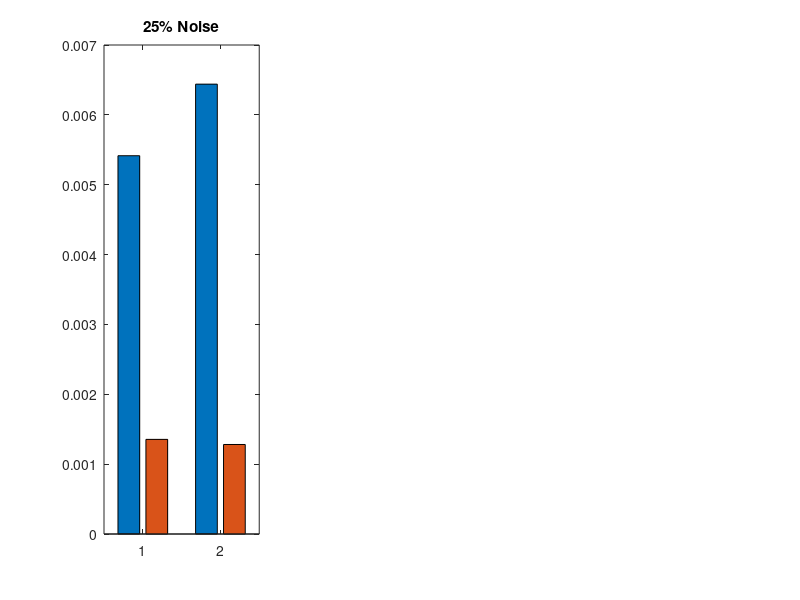

This chart was generated by the following MATLAB code: (Note: this script raises an error after producing the figure.)
% Provided means and confidence intervals

y_25 = [0.005415184942180504, 0.001354575634958271; 0.006439664840698242, 0.001281404972076416];
err_25 = [0.00031581522126066343, 1.458984097397086e-05; 0.0003621617631469964, 6.218096347874909e-06];

y_50 = [0.006060711622238159, 0.0013243000507354736; 0.006109509706497192, 0.0013110690116882324];
err_50 = [0.00034426939343693236, 8.390080605920294e-06; 0.0003417963473881111, 6.836643286560937e-06];

y_75 =[0.006096341545388117, 0.0013464869802430975; 0.006090725183486938, 0.0014090447425842286];
err_75 = [0.00033360987985184493, 7.569044375645356e-06; 0.00033705670718518066, 1.4125988098524008e-05];
% Categories
categories = {'Sign', 'Verify'};
sessions = { "15", "30" };
% Custom colors for bars
barColors = [0.4 0.4 0.4; 0.8 0.8 0.8];

% Plot Total Time
figure;
fig = figure; clf; 
subplot(1, 3, 1);
hb_total_time = bar(y_25);
title('25% Noise');
hold on;
for k = 1:size(y_25, 2)
    hb_total_time(k).FaceColor = barColors(k, :);
end
groupwidth = min(0.8, 2/(2+1.5));
for k = 1:size(y_25, 2)
    xpos = (1:size(y_25, 1)) - groupwidth/2 + (2*k-1) * groupwidth / (2*size(y_25, 2));
    errorbar(xpos, y_25(:, k), err_25(:, k), 'LineStyle', 'none', 'Color', 'k', 'LineWidth', 1);
end
grid on;
set(gca, 'xticklabel', sessions);
ylim([0, max(y_25(:)) + 0.004]);
ylabel('Time [s]');
xlabel('Distance [m]');
%legend(categories, 'Location', 'bestoutside');
set(gca, 'Fontsize', 25);

% Plot HMAC
subplot(1, 3, 2);
hb_hmac = bar(y_50);
title('50% Noise');
hold on;
for k = 1:size(y_50, 2)
    hb_hmac(k).FaceColor = barColors(k, :);
end
groupwidth = min(0.8, 2/(2+1.5));
for k = 1:size(y_50, 2)
    xpos = (1:size(y_50, 1)) - groupwidth/2 + (2*k-1) * groupwidth / (2*size(y_50, 2));
    errorbar(xpos, y_50(:, k), err_50(:, k), 'LineStyle', 'none', 'Color', 'k', 'LineWidth', 1);
end
grid on;
set(gca, 'xticklabel', sessions);
ylim([0, max(y_50(:)) + 0.004]);
ylabel('Time [s]');
xlabel('Distance [m]');
%legend(categories, 'Location', 'best');
set(gca, 'Fontsize', 25);

% Plot AES-GCM
subplot(1, 3, 3);
hb_aes_gcm = bar(y_75);
title('75% Noise');
hold on;
for k = 1:size(y_75, 2)
    hb_aes_gcm(k).FaceColor = barColors(k, :);
end
groupwidth = min(0.8, 2/(2+1.5));
for k = 1:size(y_75, 2)
    xpos = (1:size(y_75, 1)) - groupwidth/2 + (2*k-1) * groupwidth / (2*size(y_75, 2));
    errorbar(xpos, y_75(:, k), err_75(:, k), 'LineStyle', 'none', 'Color', 'k', 'LineWidth', 1);
end
grid on;
set(gca, 'xticklabel', sessions);
ylim([0, max(y_75(:)) + 0.004]);
ylabel('Time [s]');
xlabel('Distance [m]');
legend(categories, 'Location', 'northeast', FontSize=15);
set(gca, 'Fontsize', 25);
orient(fig, 'landscape');
% Save the figure as a PDF
set(gcf, 'PaperUnits', 'inches', 'PaperPosition', [0 0 8 6]);
print(fig, '-bestfit', 'fullysecure_signverify', '-dpdf');
